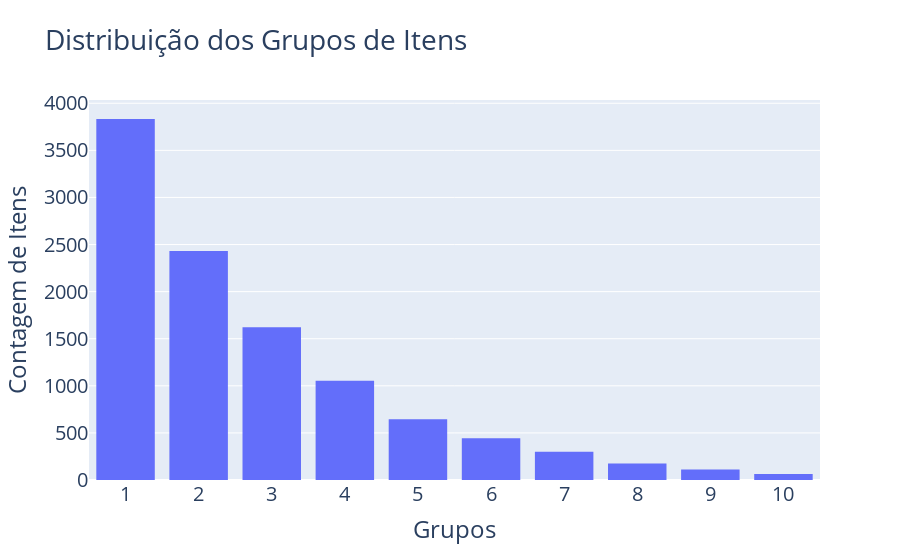

Notebook code for this chart:
### Code cell
import numpy as np
import plotly.graph_objs as go
import plotly.io as pio

# Substitua 'items_num' pelo número desejado de items e 'self.n_groups' pelo número de grupos desejados
items_num = 10681  # Exemplo: 1000 items
n_groups = 10  # Exemplo: 10 grupos

# Simulando a geração de 'w' com os parâmetros fornecidos
z = np.random.geometric(p=0.35, size=items_num)
w = z % n_groups
w = [i if i > 0 else n_groups for i in w]
w.sort()  # Criando o histograma com Plotly
fig = go.Figure(data=[go.Histogram(x=w, nbinsx=n_groups)])

# Atualizando o layout do gráfico para torná-lo mais informativo
fig.update_layout(
    title="Distribuição dos Grupos de Itens",
    xaxis_title="Grupos",
    yaxis_title="Contagem de Itens",
    bargap=0.2,  # Espaço entre as barras do histograma
    width=900,
    font=dict(
        size=20,  # Set the font size here
    ),
)

fig.update_xaxes(type="category")

# Exibindo o gráfico
pio.show(fig)

### Figure 1 — Plotly figure (JSON) as saved in the notebook; plotly's stock layout.template omitted (floating-point values rounded to 4 significant figures; data arrays with more than 128 entries replaced by an {"elided": "..."} marker saying what was removed)
{"data": [{"nbinsx": 10, "type": "histogram", "x": {"elided": "10681 int values"}}], "layout": {"bargap": 0.2, "font": {"size": 20}, "title": {"text": "Distribuição dos Grupos de Itens"}, "width": 900, "xaxis": {"title": {"text": "Grupos"}, "type": "category"}, "yaxis": {"title": {"text": "Contagem de Itens"}}}}
